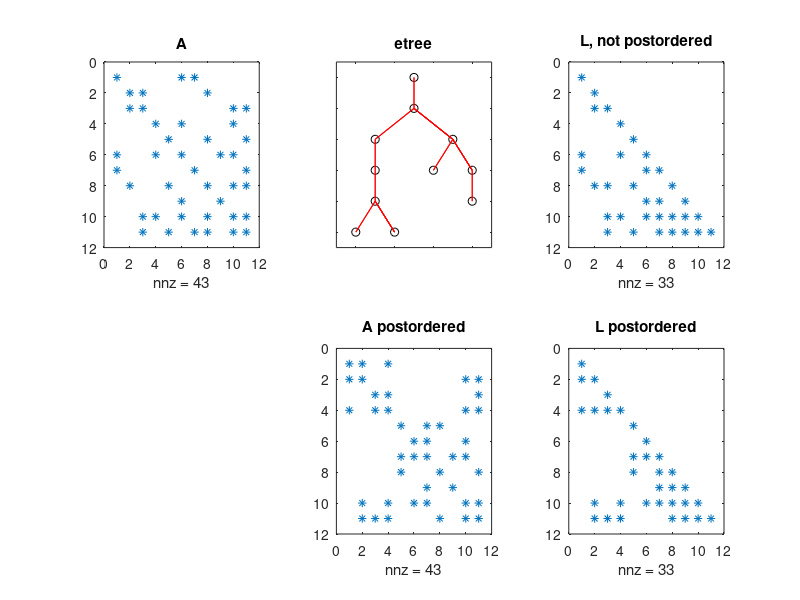

The MATLAB source for this figure:
function etree_sample
% ETREE_SAMPLE construct a sample etree and symbolic factorization
%
% Example
%   etree_sample
% See also: testall

%   Copyright 2006-2007, Timothy A. Davis.
%   http://www.cise.ufl.edu/research/sparse

clf

% desired etree:
%       1 2 3 4 5 6 7  8  9 10 11
goal = [6 3 8 6 8 7 9 10 10 11  0] ;

o = 0 ;
X = 1 ;
x = 0 ;

A = [
1 o o o o o o o o o o
o 2 o o o o o o o o o
o X 3 o o o o o o o o
o o o 4 o o o o o o o
o o o o 5 o o o o o o
X o o X o 6 o o o o o
X o o x o x 7 o o o o
o X x o X o o 8 o o o
x o o x o X x o 9 o o
x x X X x X x X x 10 o
x x X x X x X X x X 11 ] ;

A = A + tril(A,-1)' ;
disp ('A = ') ;
disp (A)

[count,h,parent,post,R] = symbfact (A) ;
L = R' ;

subplot (2,3,1) ;
spy (A)
title ('A') ;

subplot (2,3,2) ;
etreeplot (A)
title ('etree') ;

% [parent, post] = etree (A) ;

subplot (2,3,3) ;
spy (L)
title ('L, not postordered') ;

n = size (A,1) ;
for k = 1:n
    fprintf ('parent (%d) = %d  goal: %d   ok: %d\n', ...
        k, parent (k), goal (k), goal (k) == parent(k)) ;
end


[count,h,parent2,post2,R] = symbfact (A (post,post)) ;
L = R' ;

subplot (2,3,5) ;
spy (A (post,post))
title ('A postordered') ;

subplot (2,3,6) ;
spy (L)
title ('L postordered') ;
